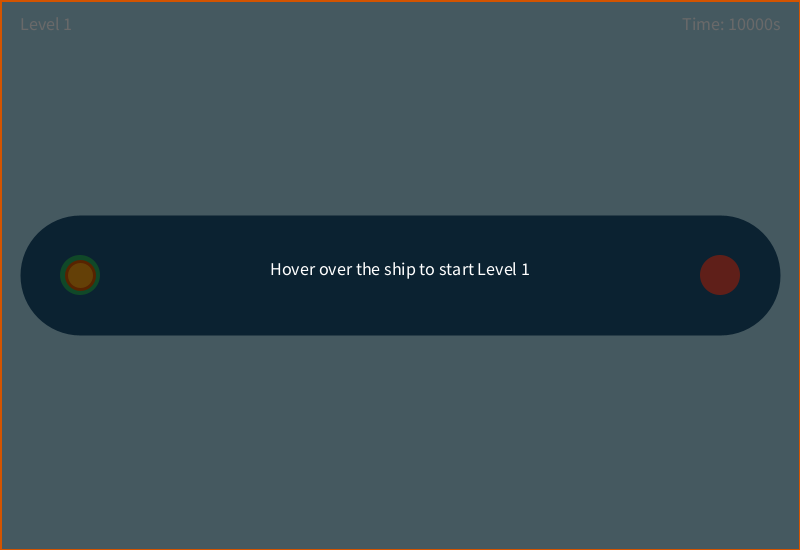
Frame 1 (no input)
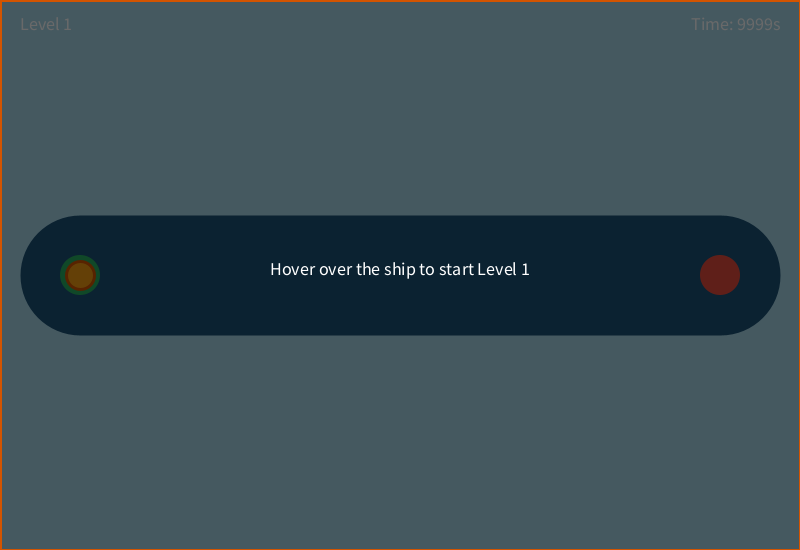
Frame 60 (the mouse pressed at the canvas centre just before this capture)
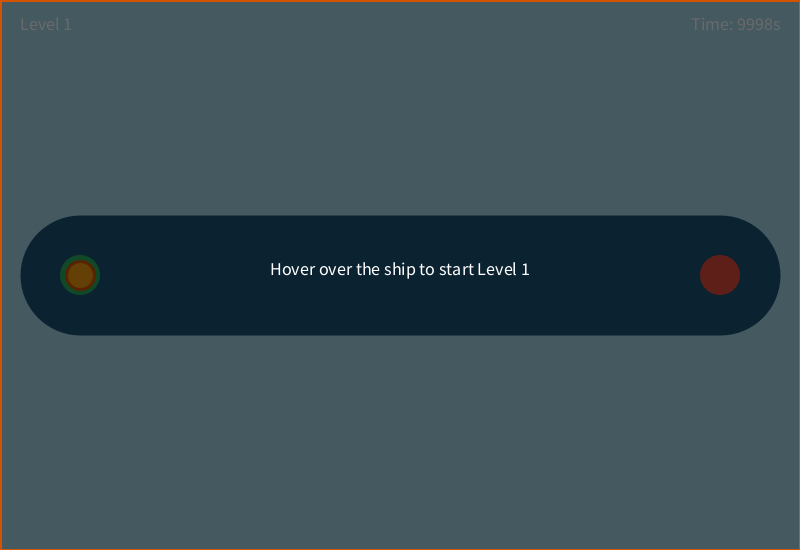
Frame 120 (the mouse held since frame 60 and released just before this capture)

The Processing sketch that drew these frames (run headless with seeded random() and noise(); from frame 60 on, the mouse is pressed at the canvas centre):

// Processing sketch: evgs
// ── evgs.pde
// Simplified Evergreen Simulator
Game game;

void setup() {
  size(800, 550);
  game = new Game();
}

void draw() {
  game.update();
  game.display();
}

void mousePressed() {
  game.handleClick();
}

class Game {
  
  Canal canal;
  Ship ship;
  // States: 0:WAIT, 1:PLAY, 2:CLEAR, 3:LOSE, 4:FINISH
  int state = 0, level = 1;
  int startTime, timeLimit;

  Game() { loadLevel(); }

  void loadLevel() {
    canal = new Canal(level);
    ship = new Ship(canal.waypoints[0].x, canal.waypoints[0].y);
    timeLimit = canal.levelTime;
    state = 0; 
  }

  void update() {
    if (state == 0 && ship.isHovered()) {
      state = 1;
      startTime = millis();
    }
    if (state == 1) {
      ship.update();
      if (timeLeft() <= 0 || canal.hitsWall(ship)) state = 3;
      else if (canal.isDone(ship)) state = (level < 5) ? 2 : 4;
    }
  }

  int timeLeft() { return max(0, timeLimit - (millis() - startTime) / 1000); }

  void display() {
    background(#a8d8ea);
    canal.display();
    ship.display();
    
    // UI - HUD
    fill(255); textSize(18); textAlign(LEFT);
    text("Level " + level, 20, 30);
    textAlign(RIGHT);
    fill(timeLeft() < 6 ? #e74c3c : 255);
    text("Time: " + timeLeft() + "s", width - 20, 30);

    if (state != 1) drawOverlay();
  }

  void drawOverlay() {
    fill(0, 150); rect(0, 0, width, height);
    fill(255); textAlign(CENTER);
    if (state == 0) text("Hover over the ship to start Level " + level, width/2, height/2);
    if (state == 2) text("Level Cleared! Click to continue.", width/2, height/2);
    if (state == 3) { fill(#e74c3c); text("Shipwreck! Click to retry.", width/2, height/2); }
    if (state == 4) { fill(#f1c40f); text("You Beat the Game! Click to reset.", width/2, height/2); }
  }

  void handleClick() {
    if (state == 2) { level++; loadLevel(); }
    else if (state == 3) loadLevel();
    else if (state == 4) { level = 1; loadLevel(); }
  }
}

// ── Canal.pde
class Canal {
  PVector[] waypoints;
  float roadWidth;
  int levelTime;
  ArrayList<PVector> path = new ArrayList<PVector>();

  Canal(int lvl) {
    // Level Data Configuration
    if (lvl == 1) { roadWidth = 60; levelTime = 10000; waypoints = new PVector[]{new PVector(80,275), new PVector(720,275)}; }
    else if (lvl == 2) { roadWidth = 50; levelTime = 10000; waypoints = new PVector[]{new PVector(80,150), new PVector(400,400), new PVector(720,400)}; }
    else if (lvl == 3) { roadWidth = 35; levelTime = 10000; waypoints = new PVector[]{new PVector(80,100), new PVector(650,100), new PVector(150,450), new PVector(720,450)}; }
    else if (lvl == 4) { roadWidth = 35; levelTime = 10000;waypoints = new PVector[]{ new PVector(80, 450), new PVector(250, 100), new PVector(400, 450), new PVector(550, 100), new PVector(720, 450) }; } 
    else {roadWidth = 28; levelTime = 10000; waypoints = new PVector[]{ new PVector(60, 80), new PVector(700, 80), new PVector(700, 220), new PVector(100, 220), new PVector(100, 360), new PVector(550, 360), new PVector(550, 480), new PVector(750, 480) };}

    // Generate center-line points for collision
    for (int i = 0; i < waypoints.length - 1; i++) {
      for (float t = 0; t <= 1; t += 0.05) path.add(PVector.lerp(waypoints[i], waypoints[i+1], t));
    }
  }

  boolean hitsWall(Ship s) {
    float minDist = 1000;
    for (PVector p : path) minDist = min(minDist, dist(s.x, s.y, p.x, p.y));
    return minDist > roadWidth - s.r * 0.5;
  }

  boolean isDone(Ship s) {
    PVector end = waypoints[waypoints.length-1];
    return dist(s.x, s.y, end.x, end.y) < roadWidth;
  }

  void display() {
    noFill(); stroke(#1a5276); strokeWeight(roadWidth * 2);
    beginShape();
    for (PVector p : waypoints) vertex(p.x, p.y);
    endShape();
    
    // Start/End markers
    fill(#27ae60); noStroke(); ellipse(waypoints[0].x, waypoints[0].y, 40, 40);
    fill(#e74c3c); ellipse(waypoints[waypoints.length-1].x, waypoints[waypoints.length-1].y, 40, 40);
  }
}

// ── Ship.pde
class Ship {
  float x, y, r = 14, noiseOff;
  float smooth = 0.99; // Controls handling lag

  Ship(float x, float y) {
    this.x = x; this.y = y;
    noiseOff = random(1000);
  }

  void update() {
    // Current-based drift
    float dx = map(noise(noiseOff), 0, 1, -3, 3);
    float dy = map(noise(noiseOff + 500), 0, 1, -3, 3);
    noiseOff += 0.05;

    // Smooth movement towards mouse
    x += (mouseX - x) * smooth + dx;
    y += (mouseY - y) * smooth + dy;
  }

  boolean isHovered() { return dist(mouseX, mouseY, x, y) < r + 15; }

  void display() {
    fill(#f39c12); stroke(#d35400); strokeWeight(3);
    ellipse(x, y, r*2, r*2);
  }
}
